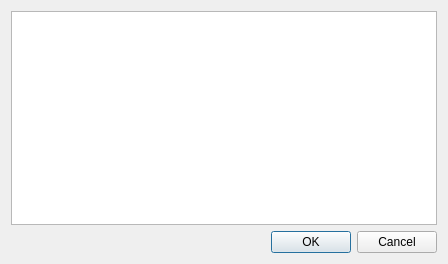
<?xml version="1.0" encoding="UTF-8"?>
<ui version="4.0">
 <class>AddClassRecordDlg</class>
 <widget class="QDialog" name="AddClassRecordDlg">
  <property name="geometry">
   <rect>
    <x>0</x>
    <y>0</y>
    <width>448</width>
    <height>264</height>
   </rect>
  </property>
  <property name="windowTitle">
   <string>AddClassRecordDlg</string>
  </property>
  <layout class="QHBoxLayout" name="horizontalLayout">
   <item>
    <layout class="QGridLayout" name="gridLayout_2">
     <item row="0" column="0">
      <widget class="QTableWidget" name="tableWidget"/>
     </item>
     <item row="1" column="0">
      <widget class="QDialogButtonBox" name="buttonBox">
       <property name="standardButtons">
        <set>QDialogButtonBox::Cancel|QDialogButtonBox::Ok</set>
       </property>
      </widget>
     </item>
    </layout>
   </item>
  </layout>
 </widget>
 <layoutdefault spacing="6" margin="11"/>
 <resources/>
 <connections/>
</ui>
